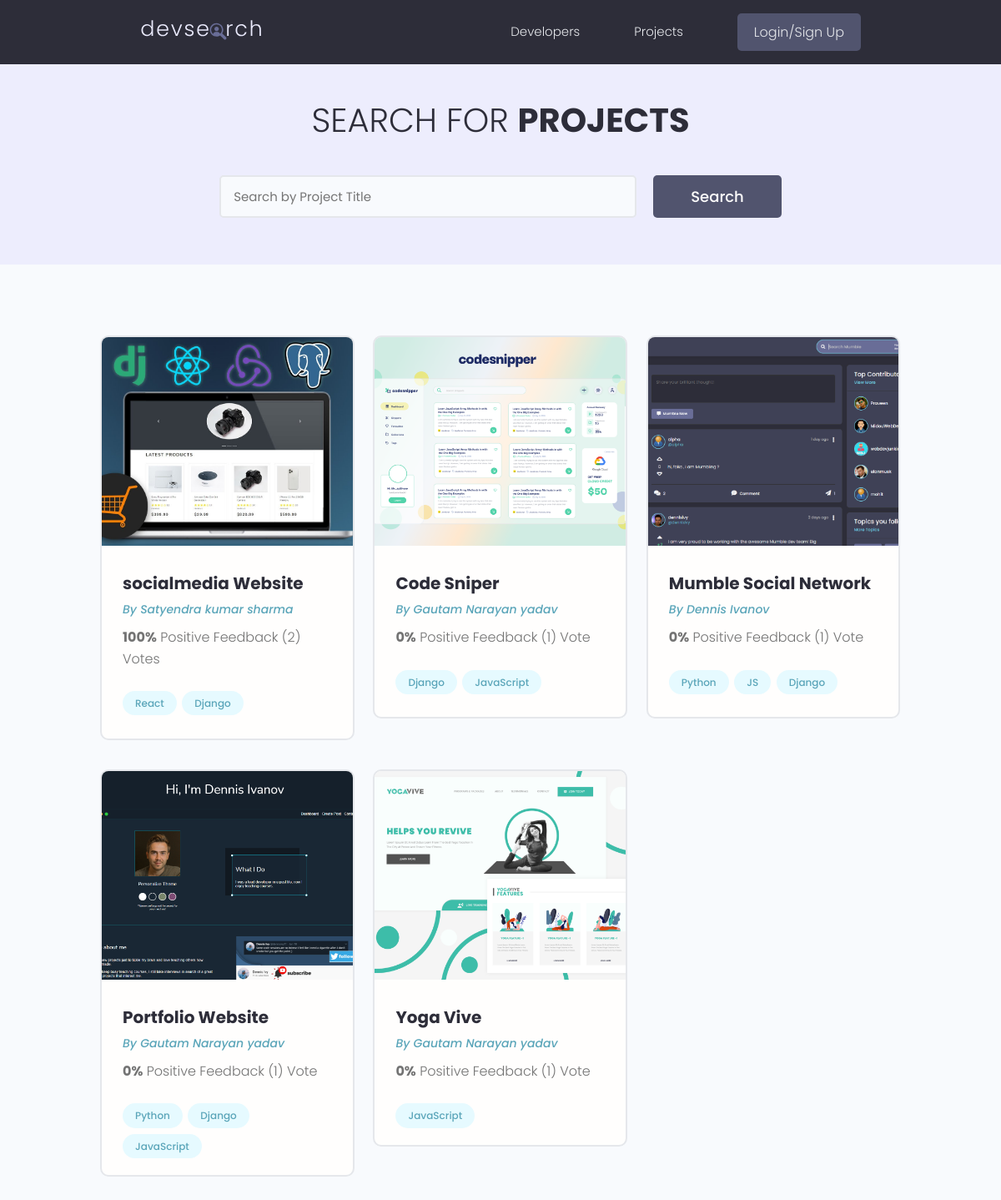
/projects/, run on the app's committed database.
### projects/models.py (models this page shows, shortened)
class Project(models.Model):
    owner = models.ForeignKey(
        Profile, null=True, blank=True, on_delete=models.CASCADE)
    title = models.CharField(max_length=200)
    description = models.TextField(null=True, blank=True)
    featured_image = models.ImageField(
        null=True, blank=True, default="default.jpg")
    demo_link = models.CharField(max_length=2000, null=True, blank=True)
    source_link = models.CharField(max_length=2000, null=True, blank=True)
    tags = models.ManyToManyField('Tag', blank=True)
    vote_total = models.IntegerField(default=0, null=True, blank=True)
    vote_ratio = models.IntegerField(default=0, null=True, blank=True)
    created = models.DateTimeField(auto_now_add=True)
    id = models.UUIDField(default=uuid.uuid4, unique=True,
                          primary_key=True, editable=False)
    class Meta:
        ordering = ['-vote_ratio', '-vote_total', 'title']
    @property
    def imageURL(self):
        try:
            url = self.featured_image.url
        except:
            url = ''
        return url

class Tag(models.Model):
    name = models.CharField(max_length=200)
    created = models.DateTimeField(auto_now_add=True)
    id = models.UUIDField(default=uuid.uuid4, unique=True,
                          primary_key=True, editable=False)
    def __str__(self):
        return self.name

### users/models.py (models this page shows, shortened)
class Profile(models.Model):
    user = models.OneToOneField(
        User, on_delete=models.CASCADE, null=True, blank=True)
    name = models.CharField(max_length=200, blank=True, null=True)
    email = models.EmailField(max_length=500, blank=True, null=True)
    username = models.CharField(max_length=200, blank=True, null=True)
    location = models.CharField(max_length=200, blank=True, null=True)
    short_intro = models.CharField(max_length=200, blank=True, null=True)
    bio = models.TextField(blank=True, null=True)
    profile_image = models.ImageField(
        null=True, blank=True, upload_to='profiles/', default="profiles/user-default.png")
    social_github = models.CharField(max_length=200, blank=True, null=True)
    social_twitter = models.CharField(max_length=200, blank=True, null=True)
    social_linkedin = models.CharField(max_length=200, blank=True, null=True)
    social_youtube = models.CharField(max_length=200, blank=True, null=True)
    social_website = models.CharField(max_length=200, blank=True, null=True)
    created = models.DateTimeField(auto_now_add=True)
    id = models.UUIDField(default=uuid.uuid4, unique=True,
                          primary_key=True, editable=False)
    class Meta:
        ordering = ['created']

### projects/views.py (the view)
# urls.py: path('projects/', views.getProjects),
def projects(request):
    projects, search_query = searchProjects(request)
    custom_range, projects = paginateProjects(request, projects, 6)
    context = {'projects': projects,
               'search_query': search_query, 'custom_range': custom_range}
    return render(request, 'projects/projects.html', context)

### projects/utils.py (called while the page is built)
def paginateProjects(request, projects, results):
    page = request.GET.get('page')
    paginator = Paginator(projects, results)
    try:
        projects = paginator.page(page)
    except PageNotAnInteger:
        page = 1
        projects = paginator.page(page)
    except EmptyPage:
        page = paginator.num_pages
        projects = paginator.page(page)
    leftIndex = (int(page) - 4)
    if leftIndex < 1:
        leftIndex = 1
    rightIndex = (int(page) + 5)
    if rightIndex > paginator.num_pages:
        rightIndex = paginator.num_pages + 1
    custom_range = range(leftIndex, rightIndex)
    return custom_range, projects

def searchProjects(request):
    search_query = ''
    if request.GET.get('search_query'):
        search_query = request.GET.get('search_query')
    tags = Tag.objects.filter(name__icontains=search_query)
    projects = Project.objects.distinct().filter(
        Q(title__icontains=search_query) |
        Q(description__icontains=search_query) |
        Q(owner__name__icontains=search_query) |
        Q(tags__in=tags)
    )
    return projects, search_query

### projects/templates/projects/projects.html (shortened to what this page needs)
{% extends 'main.html' %}
{% block content %}
<main class="projects">
    <section class="hero-section text-center">
        <div class="container container--narrow">
            <div class="hero-section__box">
                <h2>Search for <span>Projects</span></h2>
            </div>
            <div class="hero-section__search">
                <form id='searchForm' class="form" action="{% url 'projects' %}" method="get">
                    <div class="form__field">
                        <input class="input input--text" id="formInput#search" type="text" name="search_query"
                            placeholder="Search by Project Title" value="{{search_query}}" />
                    </div>
                    <input class="btn btn--sub btn--lg" type="submit" value="Search" />
                </form>
            </div>
        </div>
    </section>
    <section class="projectsList">
        <div class="container">
            <div class="grid grid--three">
                {% for project in projects %}
                <div class="column">
                    <div class="card project">
                        <a href="{% url 'project' project.id %}" class="project">
                            <img class="project__thumbnail" src="{{project.imageURL}}" alt="project thumbnail" />
                            <div class="card__body">
                                <h3 class="project__title">{{project.title}}</h3>
                                <p><a class="project__author" href="{% url 'user-profile' project.owner.id %}">By
                                        {{project.owner.name}}</a>
                                </p>
                                <p class="project--rating">
                                    <span style="font-weight: bold;">{{project.vote_ratio}}%</span> Positive
                                    Feedback ({{project.vote_total}}) Vote{{project.vote_total|pluralize:"s"}}
                                </p>
                                <div class="project__tags">
                                    {% for tag in project.tags.all %}
                                    <span class="tag tag--pill tag--main">
                                        <small>{{tag}}</small>
                                    </span>
                                    {% endfor %}
                                </div>
                            </div>
                        </a>
                    </div>
                </div>
                {% endfor %}
            </div>
        </div>
    </section>
</main>
{% endblock %}

### templates/main.html (shortened to what this page needs)
<!DOCTYPE html>
{% load static %}
<html>
<head>
    <link rel="stylesheet" href="https://cdn.iconmonstr.com/1.3.0/css/iconmonstr-iconic-font.min.css" />
    <link rel="stylesheet" href="{% static 'uikit/styles/uikit.css' %}" />
    <link rel="stylesheet" href="{% static 'styles/app.css' %}" />
</head>
<body>
    {% include 'navbar.html' %}
    {% block content %}
    {% endblock content %}
</body>
</html>

### templates/navbar.html (shortened to what this page needs)
{% load static %}
<header class="header">
    <div class="container container--narrow">
        <a href="{% url 'profiles' %}" class="header__logo">
            <img src="{% static 'images/logo.svg' %} " alt="DevSearch Logo" />
        </a>
        <nav class="header__nav">
            <ul class="header__menu">
                <li class="header__menuItem"><a href="{% url 'profiles' %}">Developers</a></li>
                <li class="header__menuItem"><a href="{% url 'projects' %}">Projects</a></li>
                {% if request.user.is_authenticated %}
                <li class="header__menuItem"><a href="{% url 'inbox' %}">Inbox</a></li>
                <li class="header__menuItem"><a href="{% url 'account' %}">Account</a></li>
                <li class="header__menuItem"><a href="{% url 'logout' %}" class="btn btn--sub">Logout</a></li>
                {% else %}
                <li class="header__menuItem"><a href="{% url 'login' %}" class="btn btn--sub">Login/Sign Up</a></li>
                {% endif %}
            </ul>
        </nav>
    </div>
</header>

### static/styles/app.css (style rules this page uses)
:root { --color-sub: #2d2d39; }
.btn--sub { background-color: var(--color-sub-light); }
.card { border: 2px solid var(--color-light); }
img { width: 100%; }
.header { position: sticky; z-index: 111; background-color: var(--color-sub); padding: 1.5rem 0; }
.header > .container { display: flex; justify-content: space-between; align-items: center; }
.header__logo > img { height: 3.8rem; }
.header__nav > ul { display: inline-flex; align-items: center; list-style: none; gap: 6.5rem; }
.header__menuItem > a { color: var(--color-light); font-weight: 300; }
.hero-section { height: 40vh; display: flex; align-items: center; background-color: var(--color-sub); }
.hero-section__box { margin-bottom: 4rem; }
.hero-section__box > h2, .hero-section__box > h2 > span { font-size: 4rem; color: var(--color-light); line-height: 1.3; text-transform: uppercase; }
.hero-section__box > h2 { font-weight: 300; }
.hero-section__box > h2 > span { font-weight: 700; }
.hero-section__search > .form { display: flex; align-items: center; justify-content: center; gap: 2rem; }
.hero-section__search > .form input.input--text { width: 50rem; }
.project__author { font-size: 1.4rem; font-style: italic; }
.project--rating { margin-bottom: 1.6em; margin-top: .5em; }
.projects > .hero-section { background: var(--color-sub-lighter); height: 30vh; }
.projects .hero-section__box { margin-bottom: 2.5rem; }
.projects .hero-section__box > h2 { color: var(--color-sub); }
.projects .hero-section__box > h2 > span { font-weight: 700; color: var(--color-sub); }
.projectsList { margin-top: 8rem; }
.project__thumbnail { height: 25rem; object-fit: cover; object-position: top center; }
.project__title { font-size: 2rem; font-weight: 700; color: var(--color-sub); }

### static/uikit/styles/modules/_variables.css (style rules this page uses)
:root { --color-main: #5aa5b9; --color-main-light: #e6faff; --color-sub: #3f4156; --color-sub-light: #51546e; --color-sub-lighter: #ededfd; --color-text: #737373; --color-gray: #8b8b8b; --color-light: #e5e7eb; --color-light-gray: #767676; --color-bg: #f8fafd; --color-white: #fffefd; --color-white-light: #f3f3f3; --color-success: #359e64; --color-success-bg: #def8e8; --color-error: #fc4b0b; --color-error-bg: #fff2ee; --font-base: 'Poppins', arial, helvetica, 'Segoe UI', roboto, ubuntu, sans-serif; --font-monospace: 'Fira Code', 'Courier New', courier, monospace; --font-regular: 300; --font-medium: 500; --font-bold: 700; --generic-shadow: 1px 1px 5px #00000010; --generic-transition: all 0.3s ease-in-out; }

### static/uikit/styles/modules/_base.css (style rules this page uses)
* { margin: 0; padding: 0; box-sizing: border-box; text-rendering: optimizeLegibility; color: inherit; font-size: inherit; }
html { font-size: 50%; }
@media only screen and (min-width: 480px) { html { font-size: 56.25%; } }
@media only screen and (min-width: 1200px) { html { font-size: 62.5%; } }
body { line-height: 1.6; font-weight: 400; font-size: 1.5rem; color: var(--color-text); background-color: var(--color-bg); min-height: 100vh; }

### static/uikit/styles/modules/_typography.css (style rules this page uses)
* { font-family: var(--font-base); }
h2 { font-size: 3.6rem; font-weight: var(--font-bold); }
h3 { font-size: 3.2rem; font-weight: var(--font-medium); }
p, span, strong { font-size: 1.6rem; color: var(--color-text); font-weight: var(--font-regular); }
a { padding-bottom: 2px; text-decoration: none; display: inline-block; color: var(--color-main); font-weight: var(--font-medium); }

### static/uikit/styles/modules/_utilities.css (style rules this page uses)
.container { width: 92%; max-width: 165rem; margin: 0 auto; box-sizing: border-box; }
.container--narrow { width: 92%; max-width: 120rem; }
@media screen and (min-width: 1000px) { .container { width: 90%; } }
@media screen and (min-width: 1000px) { .container--narrow { width: 85%; } }
@media screen and (min-width: 1200px) { .container { width: 80%; } }
@media screen and (min-width: 1200px) { .container--narrow { width: 72%; } }
.text-center { text-align: center; }

### static/uikit/styles/modules/_button.css (style rules this page uses)
.btn { display: inline-block; position: relative; cursor: pointer; background-color: var(--color-light); font-weight: var(--font-medium); color: var(--color-sub); text-decoration: none; padding: 1rem 2rem; border-radius: 0.5rem; border: none; width: -webkit-fit-content; width: -moz-fit-content; width: fit-content; height: -webkit-fit-content; height: -moz-fit-content; height: fit-content; font-size: 1.6rem; outline-width: 0; outline-color: transparent; -webkit-backface-visibility: hidden; backface-visibility: hidden; transition: all 0.3s ease-in-out; }
.btn--sub { background-color: var(--color-sub); color: var(--color-white); }
.btn--lg { font-size: 1.8rem; padding: 1.2rem 4.5rem; }

### data on the page
Project: imageURL (picture), title "socialmedia Website", owner.name "Satyendra kumar sharma", vote_ratio "100", vote_total "2"
Tag: name "React"
Tag: name "Django"
Project: imageURL (picture), title "Code Sniper", owner.name "Gautam Narayan yadav", vote_ratio "0", vote_total "1"
Tag: name "JavaScript"
Project: imageURL (picture), title "Mumble Social Network", owner.name "Dennis Ivanov", vote_ratio "0", vote_total "1"
Tag: name "Python"
Tag: name "JS"
Project: imageURL (picture), title "Portfolio Website", owner.name "Gautam Narayan yadav", vote_ratio "0", vote_total "1"
Project: imageURL (picture), title "Yoga Vive", owner.name "Gautam Narayan yadav", vote_ratio "0", vote_total "1"
